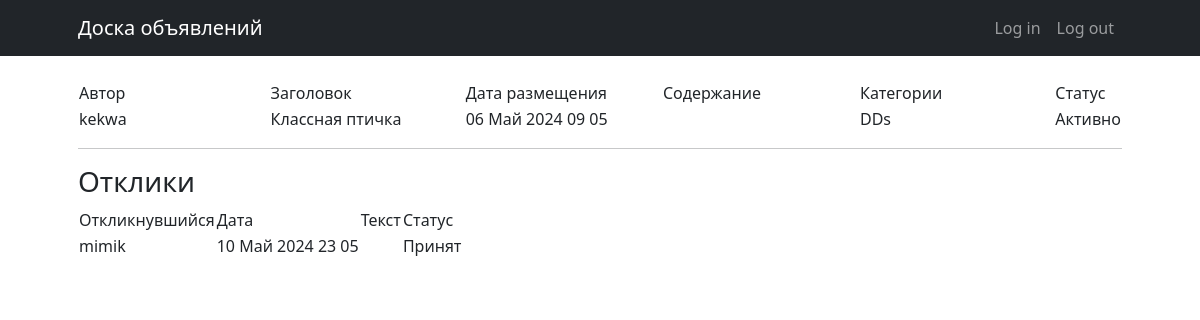
/2, run on the app's committed database.
### MMORPG_board/board/models.py (models this page shows)
class Announcement(models.Model):
    CATEGORIES = [
        ('Танки', 'Танки'),
        ('Хилы', 'Хилы'),
        ('ДД', 'ДД'),
        ('Торговцы', 'Торговцы'),
        ('Гилдмастеры', 'Гилдмастеры'),
        ('Квестгиверы', 'Квестгиверы'),
        ('Кузнецы', 'Кузнецы'),
        ('Кожевники', 'Кожевники'),
        ('Зельевары', 'Зельевары'),
        ('Мастера заклинаний', 'Мастера заклинаний'),
    ]
    author = models.ForeignKey('subaccount_system.User', on_delete=models.CASCADE)
    title = models.CharField(max_length=120)
    text = tinymce_models.HTMLField()
    date_created = models.DateTimeField(auto_now_add=True)
    date_edit = models.DateTimeField(auto_now_add=True)
    category = models.CharField(max_length=30, choices=CATEGORIES)
    active = models.BooleanField(default=True)

class UserResponse(models.Model):
    responder = models.ForeignKey('subaccount_system.User', on_delete=models.CASCADE)
    announcement = models.ForeignKey(Announcement, on_delete=models.CASCADE)
    date_created = models.DateTimeField(auto_now_add=True)
    text = tinymce_models.HTMLField()
    accepted = models.BooleanField(default=False)
    rejected = models.BooleanField(default=False)

### MMORPG_board/subaccount_system/models.py (models this page shows)
class User(AbstractUser):
    send_news = models.BooleanField(default=False)
    authorized = models.BooleanField(default=False)

### MMORPG_board/board/views.py (the view, shortened to what this page needs)
# urls.py: path('<int:pk>', AnnouncementDetail.as_view(), name='announcement'),
class AnnouncementDetail(DetailView, FormView):
    model = Announcement
    template_name = 'board_app/announcement.html'
    context_object_name = 'announcement'
    form_class = ResponseForm
    success_url = '.'
    def get_context_data(self, **kwargs):
        context = super().get_context_data(**kwargs)
        context['responses'] = UserResponse.objects.filter(announcement=context['announcement']).all().order_by('-date_created')
        return context

### MMORPG_board/templates/board_app/announcement.html (shortened to what this page needs)
{% extends 'default.html' %}
{% load static %}
{% block content %}
<table>
    <colgroup>
        <col width="20%">
        <col width="20%">
        <col width="20%">
        <col width="20%">
        <col width="20%">
    </colgroup>
    <tr>
        <td>Автор</td>
        <td>Заголовок</td>
        <td>Дата размещения</td>
        <td>Содержание</td>
        <td>Категории</td>
        <td>Статус</td>
    </tr>
    <tr>
        <td>{{ announcement.author }}</td>
        <td>{{ announcement.title }}</td>
        <td>{{ announcement.date_created|date:'d M Y h m' }}</td>
        <td>{{ announcement.text|safe }}</td>
        <td>{{ announcement.category }}</td>
        {% if announcement.active %}
            <td>Активно</td>
        {% else %}
            <td>Неактивно</td>
        {% endif %}
    </tr>
</table>
<hr>
{% if responses %}
    <h3>Отклики</h3>
    <table>
        <tr>
            <td>Откликнувшийся</td>
            <td>Дата</td>
            <td>Текст</td>
            <td>Статус</td>
        </tr>
        {% for response in responses %}
            <tr>
                <td>{{ response.responder }}</td>
                <td>{{ response.date_created|date:'d M Y H m' }}</td>
                <td>{{ response.text|safe }}</td>
                {% if response.accepted %}
                    <td>Принят</td>
                {% else %}
                    <td>Не принят</td>
                {% endif %}
            </tr>
        {% endfor %}
    </table>
{% else %}
    <h3>Откликов нет</h3>
{% endif %}
{% endblock content %}

### data on the page
Announcement: author "kekwa", title "Классная птичка", date_created "06 Май 2024 09 05", category "DDs"
UserResponse: responder "mimik", date_created "10 Май 2024 23 05", accepted "Принят"
